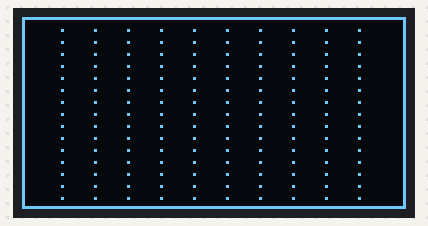
Simulated run of this sketch. Board: Arduino Uno, built with avr-gcc and run on an emulated ATmega328P. On the bench: 128×64 one-colour display. Random numbers use the default seed unless the sketch sets one.

Above: at 0.1 s.
At 5.0 s:
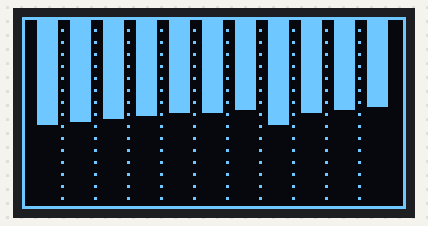
At 11.5 s:
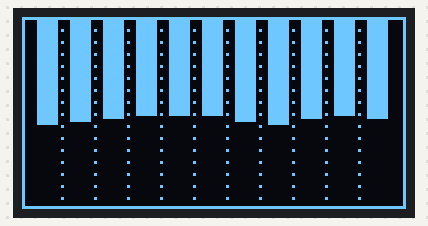
At 16.8 s:
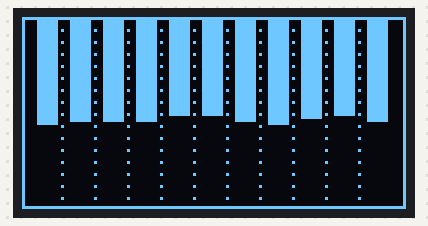
At 18.8 s:
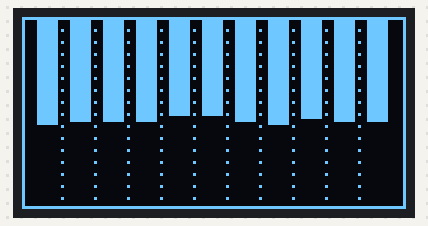
At 34.8 s:
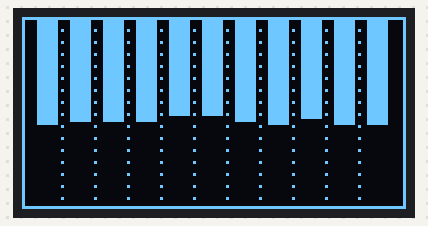

The sketch:

sh1106_128x64_i2c.ino
```cpp
/*********************************************************************
This is an example for our Monochrome OLEDs based on SH1106 drivers

  Pick one up today in the adafruit shop!
  ------> http://www.adafruit.com/category/63_98
*********************************************************************/

#include <SPI.h>
#include <Wire.h>
#include <Adafruit_GFX.h>
#include <Adafruit_SH1106.h>
#include "arduinoFFT.h"
#define OLED_RESET -1
Adafruit_SH1106 display(OLED_RESET);

#if (SH1106_LCDHEIGHT != 64)
#error("Height incorrect, please fix Adafruit_SH1106.h!");
#endif

#define SAMPLES 64 // power of 2
#define SAMPLING_FREQ 16000 //8000 12 kHz Fmax = sampleF /2
#define AMPLITUDE 100 // 灵敏度
#define FREQUENCY_BANDS 14  //14

#define SCREEN_WIDTH 128
#define SCREEN_HEIGHT 64

#define BARWIDTH 11 //每条宽度
#define BARS 11    //分成8等分
#define ANALOG_PIN A0

double vImag[SAMPLES];
double vReal[SAMPLES];
unsigned long sampling_period_us;
arduinoFFT fft = arduinoFFT(vReal, vImag,SAMPLES, SAMPLING_FREQ);
//arduinoFFT fft = arduinoFFT();
//调整参考以去除背景噪声
float reference = log10(60.0);//60.0
double coutoffFrequencies[FREQUENCY_BANDS];

int oldHeight[20];
int oldMax[20];
double maxInFreq;

void setup()   {
  Serial.begin(115200);
randomSeed(analogRead(ANALOG_PIN));
  // by default, we'll generate the high voltage from the 3.3v line internally! (neat!)
  display.begin(SH1106_SWITCHCAPVCC, 0x3c);  // initialize with the I2C addr 0x3D (for the 128x64)
 display.invertDisplay(false);
  // Clear the buffer.
  display.clearDisplay();
    sampling_period_us = (1.0 / SAMPLING_FREQ ) * pow(10.0, 6);
  // 计算截止频率，以对数标度为基数 POt
  double basePot = pow(SAMPLING_FREQ / 2.0, 1.0 / FREQUENCY_BANDS);
  coutoffFrequencies[0] = basePot;
  for (int i = 1 ; i < FREQUENCY_BANDS; i++ ) {
    coutoffFrequencies[i] = basePot * coutoffFrequencies[i - 1];
  }
  // 绘制虚线以分离频段
  for (int i = 0; i < BARS - 1 ; i++) {
    for (int j = 0; j < SCREEN_HEIGHT ; j += 4) {
      display.drawPixel((i + 1)*BARWIDTH + 2 , j, WHITE );
    }
  }
  display.drawRect(0, 0, SCREEN_WIDTH, SCREEN_HEIGHT, WHITE);
    display.display();
}


void loop() {
  // 采样
  for (int i = 0; i < SAMPLES; i++) {
    unsigned long newTime = micros();
    //int value = analogRead(ANALOG_PIN);
    int value = random(1024);
    vReal[i] = value;
    vImag[i] = 0;
    while (micros() < (newTime + sampling_period_us)) {
     // yield();
     delay(50);
    }
  }
  // 计算 FFT
  fft.DCRemoval();
  fft.Windowing(FFT_WIN_TYP_HAMMING, FFT_FORWARD);
  fft.Compute(FFT_FORWARD);
  fft.ComplexToMagnitude();
  double median[20];
  double max[20];
  int index = 0;
  double hzPerSample = (1.0 * SAMPLING_FREQ) / SAMPLES; //
  double hz = 0;
  double maxinband = 0;
  double sum = 0;
  int count = 0;
  for (int i = 2; i < (SAMPLES / 2) ; i++) {
    count++;
    sum += vReal[i];
    if (vReal[i] >  max[index] ) {
      max[index] = vReal[i];
    }
    if (hz > coutoffFrequencies[index]) {
      median[index] = sum / count;
      sum = 0.0;
      count = 0;
      index++;
      max[index] = 0;
      median[index]  = 0;
    }
    hz += hzPerSample;
  }
  // 计算每个频段的中值和最大值
  if ( sum > 0.0) {
    median[index] =  sum / count;
    if (median[index] > maxinband) {
      maxinband = median[index];
    }
  }
  int bar = 0;
  for (int i = FREQUENCY_BANDS - 1; i >= 3; i--) {
    int newHeight = 0;
    int newMax = 0;
    // 计算实际分贝
    if (median[i] > 0 && max[i] > 0 ) {
      newHeight = 20.0 * (log10(median[i] ) - reference);
      newMax = 20.0 * (log10(max[i] ) - reference);
    }
    // 调整最小和最大级别
    if (newHeight < 0 ||  newMax < 0) {
      newHeight = 1;
      newMax = 1;
    }
    if (newHeight >= SCREEN_HEIGHT - 2) {
      newHeight = SCREEN_HEIGHT - 3;
    }
    if (newMax >= SCREEN_HEIGHT - 2) {
      newMax = SCREEN_HEIGHT - 3;
    }
    int barX = bar * BARWIDTH + 5;
    // 删除旧水平中位数
    if (oldHeight[i] > newHeight) {
      display.fillRect(barX, newHeight + 1, 7, oldHeight[i], BLACK);
       // display.display();
    }
    // 删除旧的最大级别
    if ( oldMax[i] > newHeight) {
      for (int j = oldMax[i]; j > newHeight; j -= 2) {
        display.drawFastHLine(barX , j, 7, BLACK);
      }
       display.display();

    }
    // 绘制新的最大级别
    for (int j = newMax; j > newHeight; j -= 2) {
      display.drawFastHLine(barX , j, 7,  WHITE);
    }
     display.display();
    // 绘制新的级别中位数
    display.fillRect(barX , 1, 7, newHeight, WHITE);
    oldMax[i] = newMax;
    oldHeight[i] = newHeight;
    bar++;
  }
  display.drawFastHLine(0 , SCREEN_HEIGHT - 1, SCREEN_WIDTH, WHITE);
  display.display();
//  display.clearDisplay();
memset(oldMax,0,sizeof(oldHeight));
memset(oldHeight,0,sizeof(oldHeight));
}
```

Measured:
- what the display in image 1 shows lasts 3.5 s, from 5.0 s to 8.5 s
- what the display in image 2 shows lasts 3.9 s, from 11.5 s to 15.4 s
- what the display in image 3 shows lasts 2.0 s, from 16.8 s to 18.8 s
